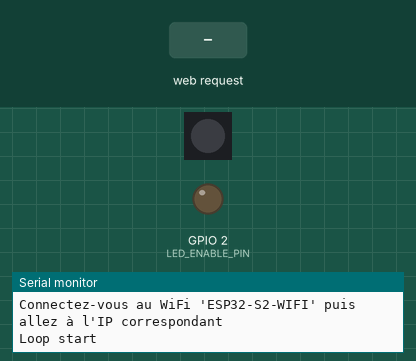
Bench run of a sketch on a simulated ESP32-S2. Shown: 1 RGB LEDs in strip order, left to right, output pins drawn as LEDs (lit = HIGH), the last lines printed to the serial monitor. Inputs (shaded band) come from the test bench. Dim RGB values are drawn brighter than linear.

Above: at 9.4 s.
9.5 s: HTTP request GET /BUTTON_START received
At 9.9 s:
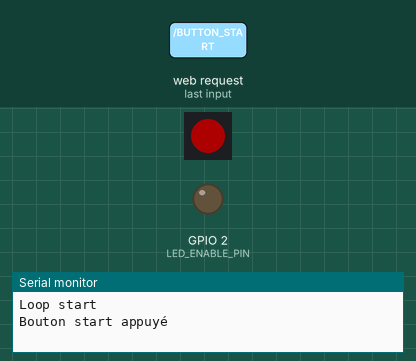
11.0 s: HTTP request GET /BUTTON_STOP received
At 12.3 s:
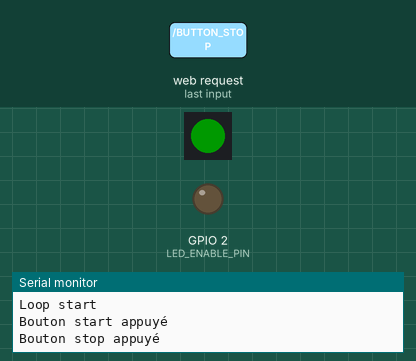
Timing chart, 0 to 13.5 s (numbered marks = the images above; inputs shaded):
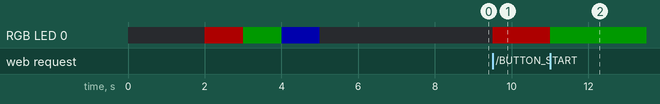

The sketch:

CodePropre.ino
```cpp
/*
 Ce code permet de :
 - Générer un wifi sur adressE IP unique,
 - Héberger un site web
 - Détecter l'appui d'un bouton sur le site,
 - Mettre à jour des valeurs en float sur le site hébergé,
 - Gérer la communication UART entre l'ESP32S2 et le DSP dans les deux sens ainsi qu'au traitement des données reçues.

  Options de compilation Arduino
  1. esp32s2 dev module
  2. USB CDC On Boot Enable
  3. Erase All Flash Before Sketch Upload Enable
  upload speed 115200
  cpu speed 240 mhz
  flash speed 80 mhz
  flash mode qio
  flash size 4mb
  partition scheme default

 Auteur : Thomas Freyche - 2025
*/

#include <WiFi.h>
#include <WebServer.h>
#include <FastLED.h>
#include <HardwareSerial.h>
#include <stdlib.h>  // Pour atof()
#include <string.h>  // Pour strtok()

#include "WebPage.h"

// Nom et mot de passe du wifi crée par l'esp32
#define AP_SSID "ESP32-S2-WIFI"
#define AP_PASS "TFE-TB2025-HEIG"

// Configuration de la LED RGB
#define LED_PIN         1          // Pin de données
#define LED_ENABLE_PIN  2          // Pin d'activation de l'alimentation (sur le transistor)
#define NUM_LEDS        1          // Une seule LED RGB sur le board

// Congiguration of UART pins
HardwareSerial MySerial(1);
#define BAUDRATE 115200
#define TX1 17
#define RX1 18
#define UART_BUFFER 128

// Variable globale
int count_once = 1;
uint16_t RxIndex = 0;
uint32_t SensorUpdate = 0;
bool btn_state = 0;
float pos_ind1 = 0.0, pos_ind2 = 0.0, pos_ind3 = 0.0, pos_ind4 = 0.0;
float cur_ind1 = 0.0, cur_ind2 = 0.0, cur_ind3 = 0.0, cur_ind4 = 0.0;

// Declare our FastLED strip object:
CRGB leds[NUM_LEDS];

// the XML array size needs to be bigger that your maximum expected size. 2048 is way too big for this example
char XML[2048];
// just some buffer holder for char operations
char buf[32];

// Uart Receive
char buffer[UART_BUFFER] = {0};
float floatValues[8];

// Adresse IP du point d'accès
IPAddress Actual_IP;
IPAddress PageIP(192, 168, 4, 1);
IPAddress gateway(192, 168, 4, 1);
IPAddress subnet(255, 255, 255, 0);

// Create the server
WebServer server(80);

void setup() {
  Serial.begin(BAUDRATE);
  // while(!Serial) Empêche l'execution du code si arduino n'est pas lancé !
	delay(1000);
  Serial.println("=== GroundStudio Carbon S2 - Hosting WebPage ===");

  // Configuration de la LED RGB
  pinMode(LED_ENABLE_PIN, OUTPUT);
  digitalWrite(LED_ENABLE_PIN, LOW);  // Active l'alimentation

  FastLED.addLeds<WS2812B, LED_PIN, GRB>(leds, NUM_LEDS);
  FastLED.setBrightness(50);
  leds[0] = CRGB::Black;  // Éteind la LED
  FastLED.show();

  Serial.println("FastLED initialisé");

  // Configuration de l'UART
  MySerial.begin(BAUDRATE, SERIAL_8N1, RX1, TX1, false);
  delay(1000);
  Serial.println("UART initialisé");

  // Test de la LED au démarrage
  Serial.println("Test de la LED...");
  leds[0] = CRGB::Red;
  FastLED.show();
  delay(1000);
  leds[0] = CRGB::Green;
  FastLED.show();
  delay(1000);
  leds[0] = CRGB::Blue;
  FastLED.show();
  delay(1000);
  leds[0] = CRGB::Black;
  FastLED.show();
  Serial.println("Test LED terminé");

  // if your web page or XML are large, you may not get a call back from the web page
  // and the ESP will think something has locked up and reboot the ESP
  // not sure I like this feature, actually I kinda hate it
  // disable watch dog timer 0
  disableCore0WDT();

  // Configuration du point d'accès WiFi
  Serial.println("Configuration du point d'accès WiFi...");

  WiFi.softAP(AP_SSID, AP_PASS);
  delay(100);
  WiFi.softAPConfig(PageIP, gateway, subnet);
  delay(100);
  WiFi.setSleep(false);
  Actual_IP = WiFi.softAPIP();
  Serial.print("IP address: "); Serial.println(Actual_IP);

  // Configuration des routes du serveur web
	// these calls will handle data coming back from your web page
  // this one is a page request, upon ESP getting / string the web page will be sent
  server.on("/", SendWebsite);
  server.on("/xml", SendXML);
  server.on("/BUTTON_START", ProcessButton_START);
  server.on("/BUTTON_STOP", ProcessButton_STOP);

  // Démarrer le serveur
  server.begin();
  Serial.println("Serveur web démarré");
  Serial.println("Connectez-vous au WiFi 'ESP32-S2-WIFI' puis allez à l'IP correspondant");
}

void loop() {
	if(count_once == 1){
		Serial.println("Loop start");
		count_once = 2;
	}

  // Test avec compteur envoyé à la page web chaque seconde
//  if ((millis() - SensorUpdate) >= 100) { // If >= x seconds changed -> have to also change in .h : setInterval(process, x);
//     SensorUpdate = millis();

//     // Update only when the start button has been pressed
//     if (btn_state == 1){
//       updateValues();
//     }
//   }

// Test de l'UART en reliant la pin Tx et Rx de l'ESP32-S2
// Fonctionne grâce au bouton (btn_state)
  // if (MySerial.available() > 2) {
  //   char c = MySerial.read();
  //  if (c == '$'){
  //     while (!MySerial.available()); // Attend la prochaine donnée
  //     char data = MySerial.read();
  //     if (data == '0') {
  //       leds[0] = CRGB::Green;
  //     }
  //     else if (data == '1') {
  //       leds[0] = CRGB::Red;
  //     }
  //       FastLED.show();
  //       taskYIELD(); // Permet au WiFi de reprendre la main
  //   }
  // }

// Réception de l'UART
  while (MySerial.available() > 0) {
    uint8_t c = MySerial.read();  // Lecture du caractère reçu

    // Remplissage du buffer tant qu'il y a des données reçues
    if (RxIndex < UART_BUFFER) {
      buffer[RxIndex++] = c;
    }
    else {
      RxIndex = 0;  // Réinitialisation de l'index pour éviter le débordement
      Serial.println("Buffer plein, réinitialisation");
    }
  }
// Envoi Hello World!
  // if (RxIndex > 0) {
  //   Serial.print("Message reçu : ");
  //   // for (int i = 0; i < RxIndex; i++) {
  //     Serial.println(buffer); // [i]
  //   // }
  //   Serial.println();
  //   RxIndex = 0;
  // }

// Gérer les floats
  // Traitement des données une fois toute la trame reçue
  if (RxIndex > 0) {
    // Ajout d'un caractère de fin
    buffer[RxIndex] = '\0';

    // Vérification de la forme de la trame
    if (buffer[0] == 0x02 && buffer[RxIndex - 1] == 0x03) {
      char* token = strtok(&buffer[1], ",");  // Découpe la chaîne après '\x02' et avant la première virgule de séparation
      int i = 0;

      // Conversion des token en floats
      while (token != NULL && i < 8) {
      floatValues[i++] = atof(token);
      token = strtok(NULL, ",");
      }

      // Afficher les floats reçus (facultatif)
      // Serial.print("Valeurs reçues : ");
      // for (int i = 0; i < 4; i++) {
      //   Serial.print(floatValues[i]);
      //   Serial.print(" ");
      // }
      // Serial.println();

      // Mise à jour des valeurs de position pour la page web
      updateValues();

      // Réinitialiser l'index du buffer après traitement
      RxIndex = 0;
    }
    // Si la trame ne commence pas par \x02 ou ne se termine pas par \x03, ignorer
    else {
      Serial.println("Trame invalide");
      RxIndex = 0;
    }
  }

  server.handleClient(); // Absolutely necessary
}

// Mise à jour des valeurs de position sur la page web
void updateValues() {
// Simulation avec des compteurs
  // pos_ind1 += 1.0;
  // if (pos_ind1 >= 100.0) pos_ind1 = 0.0;

  // pos_ind2 += 0.5;
  // if (pos_ind2 >= 50.0) pos_ind2 = 0.0;

  // pos_ind3 += 0.5;
  // if (pos_ind3 >= 20.0) pos_ind3 = 0.0;

  // pos_ind4 += 0.1;
  // if (pos_ind4 >= 10.0) pos_ind4 = 0.0;

// Mise à jour des position via l'uart
  pos_ind1 = floatValues[0];
  pos_ind2 = floatValues[1];
  pos_ind3 = floatValues[2];
  pos_ind4 = floatValues[3];

// Mise à jour des courants via l'uart
  cur_ind1 = floatValues[4];
  cur_ind2 = floatValues[5];
  cur_ind3 = floatValues[6];
  cur_ind4 = floatValues[7];
}

// Fonction de status pour le démarrage de la sustentation
void ProcessButton_START() {

	Serial.println("Bouton start appuyé");
  btn_state = 1;
  MySerial.print('\x02');
  MySerial.print(btn_state);
  MySerial.print('\x03');

  // LED Rouge pour START
  leds[0] = CRGB::Red;
  FastLED.show();
  taskYIELD(); // Permet au WiFi de reprendre la main

  // regardless if you want to send stuff back to client or not
  // you must have the send line--as it keeps the page running
  // if you don't want feedback from the MCU--or let the XML manage
  // sending feeback

  // option 1 -- keep page live but dont send any thing
  // here i don't need to send and immediate status, any status
  // like the illumination status will be send in the main XML page update
  // code
  server.send(200, "text/plain", ""); //Send web page
}

// Fonction de status pour l'arrêt de la sustentation
void ProcessButton_STOP() {

	Serial.println("Bouton stop appuyé");
  btn_state = 0;
  MySerial.print('\x02');
  MySerial.print(btn_state);
  MySerial.print('\x03');

   // LED Verte pour STOP
  leds[0] = CRGB::Green;
  FastLED.show();
  taskYIELD(); // Permet au WiFi de reprendre la main

  // Keep the page live by sending something back
  server.send(200, "text/plain", ""); //Send web page
}

void SendXML() {

  // Serial.println("sending xml");

  strcpy(XML, "<?xml version = '1.0'?>\n<Data>\n");

  // send the inductor 1 position
  sprintf(buf, "<valInd1>%f</valInd1>\n", pos_ind1);
  strcat(XML, buf);

  // send the inductor 2 position
  sprintf(buf, "<valInd2>%f</valInd2>\n", pos_ind2);
  strcat(XML, buf);

  // send the inductor 3 position
  sprintf(buf, "<valInd3>%f</valInd3>\n", pos_ind3);
  strcat(XML, buf);

  // send the inductor 4 position
  sprintf(buf, "<valInd4>%f</valInd4>\n", pos_ind4);
  strcat(XML, buf);

  // send the inductor currents
  sprintf(buf, "<curInd1>%f</curInd1>\n", cur_ind1);
  strcat(XML, buf);
  sprintf(buf, "<curInd2>%f</curInd2>\n", cur_ind2);
  strcat(XML, buf);
  sprintf(buf, "<curInd3>%f</curInd3>\n", cur_ind3);
  strcat(XML, buf);
  sprintf(buf, "<curInd4>%f</curInd4>\n", cur_ind4);
  strcat(XML, buf);

  strcat(XML, "</Data>\n");

  // wanna see what the XML code looks like?
  // actually print it to the serial monitor and use some text editor to get the size
  // then pad and adjust char XML[2048]; above
  // Serial.println(XML);

  // Keep the page live
  server.send(200, "text/xml", XML);
}

// code to send the main web page
// PAGE_MAIN is a large char defined in WebPage.h
void SendWebsite() {

  Serial.println("sending web page");

  // Keep the page live
  server.send(200, "text/html", PAGE_MAIN);
}
```

Source omitted: WebPage.h (13587 bytes)

Measured:
- after the input at 9.5 s, RGB LED 0: off → RGB(50, 0, 0) at once
- after the input at 11.0 s, RGB LED 0: RGB(50, 0, 0) → RGB(0, 25, 0) at once
